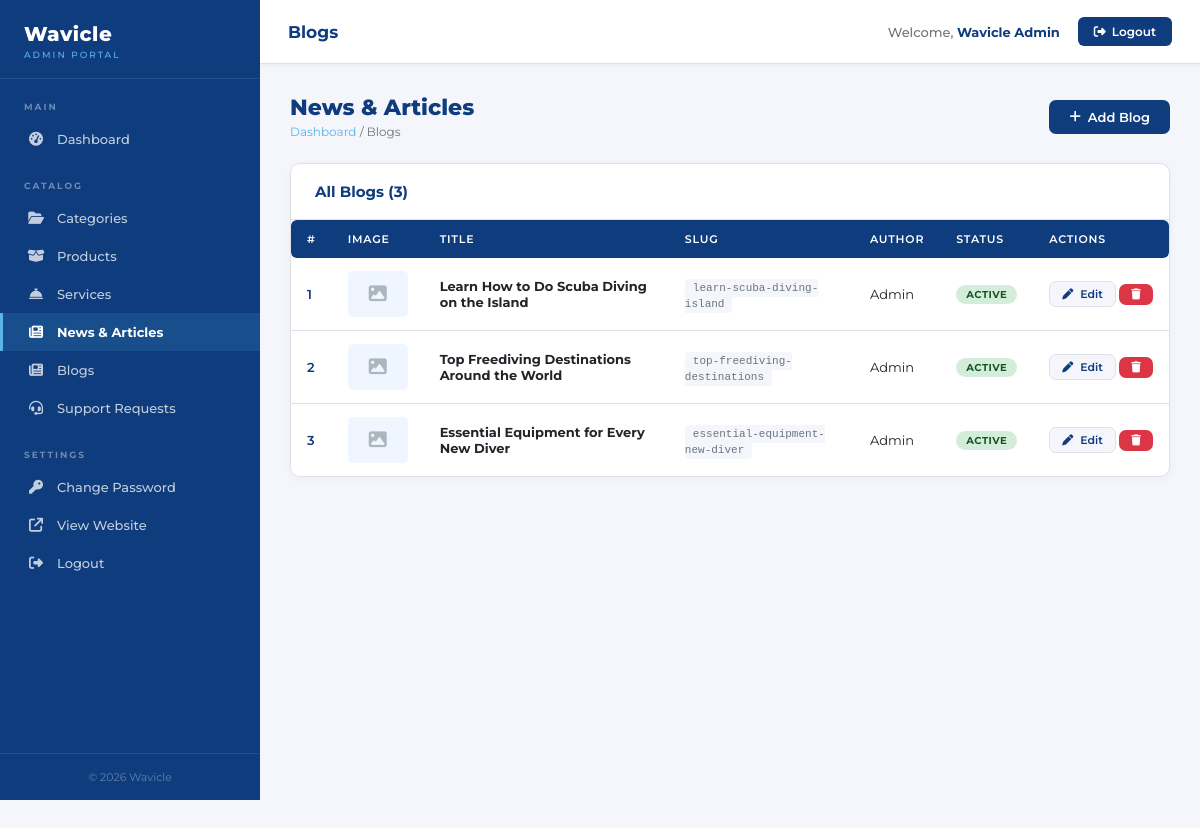
The page /admin/catalog/blogs/index.php (signed in) on the database its author committed.
### tables this page shows
CREATE TABLE `blogs` (
  `id`          INT UNSIGNED NOT NULL AUTO_INCREMENT,
  `title`       VARCHAR(300) NOT NULL,
  `slug`        VARCHAR(300) NOT NULL,
  `excerpt`     TEXT         NOT NULL,
  `content`     LONGTEXT     NOT NULL,
  `image`       VARCHAR(300) NOT NULL DEFAULT '',
  `author`      VARCHAR(100) NOT NULL DEFAULT 'Admin',
  `status`      TINYINT(1)   NOT NULL DEFAULT 1,
  `created_at`  DATETIME     NOT NULL DEFAULT CURRENT_TIMESTAMP,
  `updated_at`  DATETIME     NOT NULL DEFAULT CURRENT_TIMESTAMP ON UPDATE CURRENT_TIMESTAMP,
  PRIMARY KEY (`id`),
  UNIQUE KEY `idx_blogs_slug` (`slug`),
  KEY `idx_status_created` (`status`,`created_at`)
);

### admin/includes/functions.php (called while the page is built, shortened)
<?php
function e(string $str): string {
    return htmlspecialchars($str, ENT_QUOTES, 'UTF-8');
}

### admin/catalog/blogs/index.php (the view, shortened to what this page needs)
<?php
require_once __DIR__.'/../../includes/db.php';
require_once __DIR__.'/../../includes/functions.php';
$blogs=$pdo->query('SELECT * FROM blogs ORDER BY created_at DESC')->fetchAll();
include __DIR__.'/../../includes/header.php';
?>
<div class="wv-page-header">
    <div><h1>News & Articles</h1><div class="wv-breadcrumb"><a href="../../index.php">Dashboard</a> / Blogs</div></div>
    <a href="create.php" class="wv-btn wv-btn-primary"><i class="fa fa-plus"></i> Add Blog</a>
</div>
<div class="wv-card">
    <div class="wv-card__header"><span class="wv-card__title">All Blogs (<?php echo count($blogs);?>)</span></div>
    <div class="wv-card__body" style="padding:0;">
        <?php if($blogs):?>
        <table class="wv-table">
            <thead><tr><th>#</th><th>Image</th><th>Title</th><th>Slug</th><th>Author</th><th>Status</th><th>Actions</th></tr></thead>
            <tbody>
            <?php foreach($blogs as $i=>$b):?>
            <tr>
                <td style="font-weight:600;color:#0e3c7d;"><?php echo $i+1;?></td>
                <td><?php if(!empty($b['main_image'])):?><img src="../../../<?php echo e($b['main_image']);?>" style="width:60px;height:46px;object-fit:cover;border-radius:5px;"/><?php else:?><div style="width:60px;height:46px;background:#f0f6ff;border-radius:5px;display:flex;align-items:center;justify-content:center;color:#adb5bd;font-size:18px;"><i class="fa fa-image"></i></div><?php endif;?></td>
                <td><strong><?php echo e($b['title']);?></strong></td>
                <td><code style="background:#f4f6fb;padding:3px 8px;border-radius:4px;font-size:11px;color:#6c757d;"><?php echo e($b['slug']);?></code></td>
                <td><?php echo e($b['author']??'Admin');?></td>
                <td><span class="wv-badge <?php echo $b['status']?'wv-badge-active':'wv-badge-inactive';?>"><?php echo $b['status']?'Active':'Inactive';?></span></td>
                <td style="white-space:nowrap;">
                    <a href="edit.php?id=<?php echo $b['id'];?>" class="wv-btn wv-btn-secondary wv-btn-sm"><i class="fa fa-pen"></i> Edit</a>
                    <form method="POST" style="display:inline;"><input type="hidden" name="delete_id" value="<?php echo $b['id'];?>"/><button type="submit" class="wv-btn wv-btn-danger wv-btn-sm" data-confirm="Delete '<?php echo e($b['title']);?>'?"><i class="fa fa-trash"></i></button></form>
                </td>
            </tr>
            <?php endforeach;?>
            </tbody>
        </table>
        <?php endif;?>
    </div>
</div>
<?php include __DIR__.'/../../includes/footer.php';?>

### admin/includes/header.php (style rules this page uses)
*, *::before, *::after { box-sizing: border-box; margin: 0; padding: 0; }
:root { --navy: #0e3c7d; --navy-dark: #092d5e; --blue: #59b5e8; --blue-light: #e8f4fb; --white: #ffffff; --gray-bg: #f4f6fb; --gray-text: #6c757d; --border: #dee2e6; --sidebar-w: 260px; --topbar-h: 64px; }
body, p, li, td, span, label, input, textarea, select, small, a { font-family: 'itc-avant-garde-gothic', 'Avant Garde', 'Montserrat', sans-serif; }
h1, h2, h3, h4, h5, h6, .wv-topbar__title, .wv-sidebar__logo-text, .wv-card__title, .wv-page-header h1, .wv-stat__num, .wv-btn, .wv-label, .wv-nav-item, .wv-table th, .wv-sidebar__logo-sub, .wv-sidebar__section-label, .wv-sidebar__footer { font-family: 'Montserrat', sans-serif; }
body { background: var(--gray-bg); color: #212529; min-height: 100vh; }
.wv-card { background: var(--white); border-radius: 10px; border: 1px solid var(--border); box-shadow: 0 2px 8px rgba(0, 0, 0, .04); }
.wv-card__header { padding: 18px 24px; border-bottom: 1px solid var(--border); display: flex; align-items: center; justify-content: space-between; }
.wv-card__title { font-size: 15px; font-weight: 700; color: var(--navy); }
.wv-card__body { padding: 24px; }
.wv-btn { display: inline-flex; align-items: center; gap: 7px; padding: 9px 20px; border-radius: 7px; font-size: 13px; font-weight: 600; font-family: 'Montserrat', sans-serif; cursor: pointer; border: none; text-decoration: none; transition: opacity .2s, transform .1s; }
.wv-btn-primary { background: var(--navy); color: var(--white); }
.wv-btn-danger { background: #dc3545; color: var(--white); }
.wv-btn-secondary { background: var(--gray-bg); color: var(--navy); border: 1px solid var(--border); }
.wv-btn-sm { padding: 5px 12px; font-size: 11px; }
.wv-table { width: 100%; border-collapse: collapse; font-size: 13px; }
.wv-table th { background: var(--navy); color: var(--white); padding: 12px 16px; text-align: left; font-weight: 600; font-size: 11px; text-transform: uppercase; letter-spacing: .8px; }
.wv-table th:first-child { border-radius: 6px 0 0 6px; }
.wv-table th:last-child { border-radius: 0 6px 6px 0; }
.wv-table td { padding: 13px 16px; border-bottom: 1px solid var(--border); vertical-align: middle; }
.wv-table tr:last-child td { border-bottom: none; }
.wv-badge { display: inline-block; padding: 3px 10px; border-radius: 20px; font-size: 10px; font-weight: 700; letter-spacing: .5px; text-transform: uppercase; }
.wv-badge-active { background: #d4edda; color: #155724; }
.wv-page-header { display: flex; align-items: center; justify-content: space-between; margin-bottom: 24px; }
.wv-page-header h1 { font-size: 22px; font-weight: 800; color: var(--navy); }
.wv-breadcrumb { font-size: 12px; color: var(--gray-text); margin-top: 3px; }
.wv-breadcrumb a { color: var(--blue); text-decoration: none; }

### rows shown on the page
blogs: title "Learn How to Do Scuba Diving on the Island", slug "learn-scuba-diving-island", author "Admin", status "ACTIVE"
blogs: title "Top Freediving Destinations Around the World", slug "top-freediving-destinations", author "Admin", status "ACTIVE"
blogs: title "Essential Equipment for Every New Diver", slug "essential-equipment-new-diver", author "Admin", status "ACTIVE"

### other values the page prints
$adminPageTitle "Blogs"
currentAdminName() "Wavicle Admin"
count($blogs) "3"
